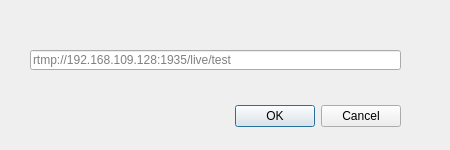
<?xml version="1.0" encoding="UTF-8"?>
<ui version="4.0">
 <class>ChooseUrlUi</class>
 <widget class="QDialog" name="ChooseUrlUi">
  <property name="enabled">
   <bool>true</bool>
  </property>
  <property name="geometry">
   <rect>
    <x>0</x>
    <y>0</y>
    <width>450</width>
    <height>150</height>
   </rect>
  </property>
  <property name="sizePolicy">
   <sizepolicy hsizetype="Ignored" vsizetype="Ignored">
    <horstretch>0</horstretch>
    <verstretch>0</verstretch>
   </sizepolicy>
  </property>
  <property name="windowTitle">
   <string>Dialog</string>
  </property>
  <property name="styleSheet">
   <string notr="true"/>
  </property>
  <widget class="QWidget" name="layoutWidget">
   <property name="geometry">
    <rect>
     <x>20</x>
     <y>100</y>
     <width>381</width>
     <height>33</height>
    </rect>
   </property>
   <layout class="QHBoxLayout">
    <property name="spacing">
     <number>6</number>
    </property>
    <property name="leftMargin">
     <number>0</number>
    </property>
    <property name="topMargin">
     <number>0</number>
    </property>
    <property name="rightMargin">
     <number>0</number>
    </property>
    <property name="bottomMargin">
     <number>0</number>
    </property>
    <item>
     <spacer>
      <property name="orientation">
       <enum>Qt::Horizontal</enum>
      </property>
      <property name="sizeHint" stdset="0">
       <size>
        <width>131</width>
        <height>31</height>
       </size>
      </property>
     </spacer>
    </item>
    <item>
     <widget class="QPushButton" name="okButton">
      <property name="text">
       <string>OK</string>
      </property>
     </widget>
    </item>
    <item>
     <widget class="QPushButton" name="cancelButton">
      <property name="text">
       <string>Cancel</string>
      </property>
     </widget>
    </item>
   </layout>
  </widget>
  <widget class="QLineEdit" name="lineEdit">
   <property name="geometry">
    <rect>
     <x>30</x>
     <y>50</y>
     <width>371</width>
     <height>20</height>
    </rect>
   </property>
   <property name="sizePolicy">
    <sizepolicy hsizetype="Expanding" vsizetype="Expanding">
     <horstretch>0</horstretch>
     <verstretch>0</verstretch>
    </sizepolicy>
   </property>
   <property name="maximumSize">
    <size>
     <width>800</width>
     <height>400</height>
    </size>
   </property>
   <property name="placeholderText">
    <string>rtmp://192.168.109.128:1935/live/test</string>
   </property>
  </widget>
 </widget>
 <resources/>
 <connections>
  <connection>
   <sender>okButton</sender>
   <signal>clicked()</signal>
   <receiver>ChooseUrlUi</receiver>
   <slot>accept()</slot>
   <hints>
    <hint type="sourcelabel">
     <x>278</x>
     <y>253</y>
    </hint>
    <hint type="destinationlabel">
     <x>96</x>
     <y>254</y>
    </hint>
   </hints>
  </connection>
  <connection>
   <sender>cancelButton</sender>
   <signal>clicked()</signal>
   <receiver>ChooseUrlUi</receiver>
   <slot>reject()</slot>
   <hints>
    <hint type="sourcelabel">
     <x>369</x>
     <y>253</y>
    </hint>
    <hint type="destinationlabel">
     <x>179</x>
     <y>282</y>
    </hint>
   </hints>
  </connection>
 </connections>
</ui>
